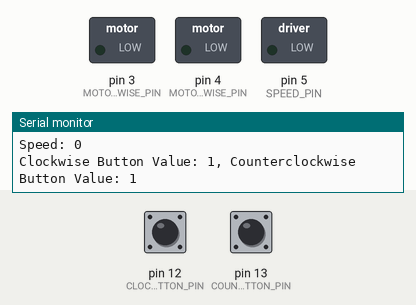
Simulated run of this sketch. Board: Arduino Uno, built with avr-gcc and run on an emulated ATmega328P. Shown: switched loads named in the sketch (green lamp = pin HIGH), the last lines printed to the serial monitor. The test bench sets the inputs (shaded band); at power-on: pin 12 (CLOCKWISE_BUTTON_PIN) HIGH, pin 13 (COUNTERCLOCKWISE_BUTTON_PIN) HIGH.

Above: at 1.2 s.
1.3 s: pin 12 (CLOCKWISE_BUTTON_PIN) pulled LOW for 0.15 s
At 1.7 s:
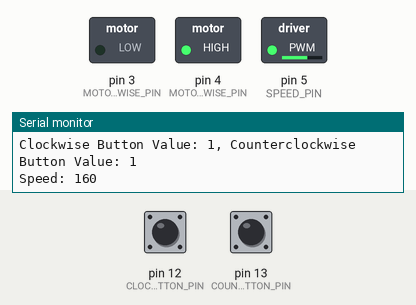
2.9 s: pin 13 (COUNTERCLOCKWISE_BUTTON_PIN) pulled LOW for 0.15 s
At 3.9 s:
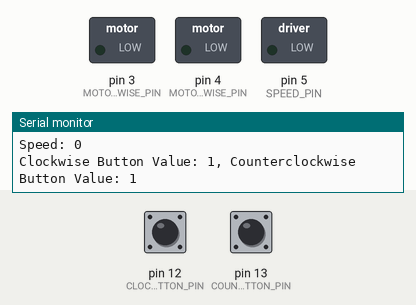
6.0 s: pin 13 (COUNTERCLOCKWISE_BUTTON_PIN) pulled LOW for 1 s
At 7.7 s:
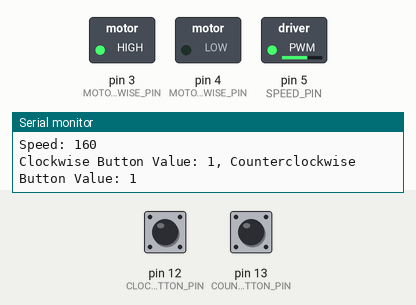
8.5 s: pin 12 (CLOCKWISE_BUTTON_PIN) pulled LOW for 1 s
At 9.8 s:
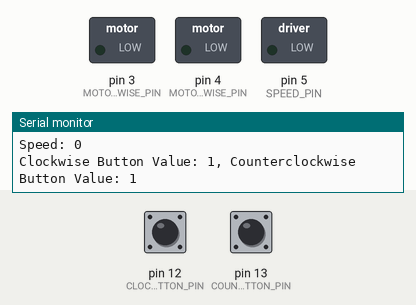
12.5 s: pin 12 (CLOCKWISE_BUTTON_PIN) pulsed LOW 5 times (0.12 s each, 0.3 s apart)
At 14.9 s:
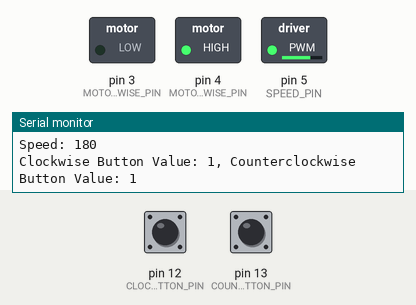
17.0 s: pin 12 (CLOCKWISE_BUTTON_PIN) pulsed LOW 5 times (0.12 s each, 0.3 s apart)
At 17.3 s:
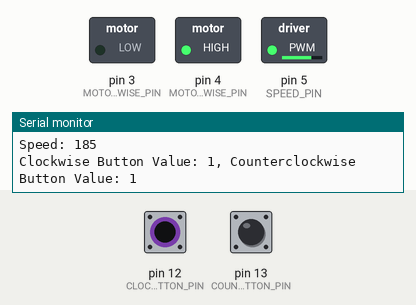
Timing chart, 0 to 20.0 s (numbered marks = the images above; inputs shaded):
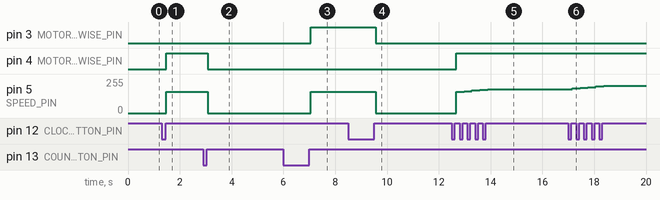

Measured:
- after the input at 1.3 s, pin 4 (MOTOR_CLOCKWISE_PIN): LOW → HIGH after 0.18 s; pin 5 (SPEED_PIN): 0/255 → 160/255 after 0.18 s
- after the input at 2.9 s, pin 4 (MOTOR_CLOCKWISE_PIN): HIGH → LOW after 0.18 s; pin 5 (SPEED_PIN): 160/255 → 0/255 after 0.18 s
- after the input at 6.0 s, pin 3 (MOTOR_COUNTERCLOCKWISE_PIN): LOW → HIGH after 1.1 s; pin 5 (SPEED_PIN): 0/255 → 160/255 after 1.1 s
- after the input at 8.5 s, pin 3 (MOTOR_COUNTERCLOCKWISE_PIN): HIGH → LOW after 1.1 s; pin 5 (SPEED_PIN): 160/255 → 0/255 after 1.1 s
- after the input at 12.5 s, pin 4 (MOTOR_CLOCKWISE_PIN): LOW → HIGH after 0.17 s; pin 5 (SPEED_PIN): moves from 0/255 to 180/255 over 1.2 s, starting after 0.17 s
- after the input at 17.0 s, pin 5 (SPEED_PIN): moves from 180/255 to 205/255 over 1.2 s, starting after 0.15 s

The sketch:

son_40_-_Controlling_DC_Motor_Speed_Direction_with_Pushbutto.ino
```cpp
//We are controlling the speed and rotation of a DC motor using push buttons
//If we keep pushing a button, the speed will increase in the specified direction
//At some point, the DC motor will rotate the other way and increase in the other direction if the other button is to be pushed
//Declaring Variables
int CLOCKWISE_BUTTON_PIN = 12;
int COUNTERCLOCKWISE_BUTTON_PIN = 13;
int SPEED_PIN = 5;
int MOTOR_CLOCKWISE_PIN = 4;
int MOTOR_COUNTERCLOCKWISE_PIN = 3;
int CLOCKWISE_BUTTON_VALUE;
int COUNTERCLOCKWISE_BUTTON_VALUE;
int CLOCKWISE_BUTTON_VALUE_OLD;
int CLOCKWISE_BUTTON;
int SPEED;
int COUNTERCLOCKWISE_BUTTON_VALUE_OLD;
int SPEED_INCREASE_AND_DECREASE_VALUE = 5;
String CLOCKWISE_BUTTON_MESSAGE = "Clockwise Button Value: ";
String COUNTERCLOCKWISE_BUTTON_MESSAGE = "Counterclockwise Button Value: ";
String SPEED_MESSAGE = "Speed: ";
String COMMA = ", ";


void setup() {
  //Starting Serial Monitor
  Serial.begin(9600);

  //Setting initial speed
  SPEED = 0;

  //Starting Button Pins
  pinMode(CLOCKWISE_BUTTON_PIN, INPUT);
  pinMode(COUNTERCLOCKWISE_BUTTON_PIN, INPUT);

  //Starting Motor Pins
  pinMode(SPEED_PIN, OUTPUT);
  pinMode(MOTOR_CLOCKWISE_PIN, OUTPUT);
  pinMode(MOTOR_COUNTERCLOCKWISE_PIN, OUTPUT);

  //Giving the Buttons a starting voltage for the digital read
  digitalWrite(CLOCKWISE_BUTTON_PIN, OUTPUT);
  digitalWrite(COUNTERCLOCKWISE_BUTTON_PIN, OUTPUT);
}


void loop() {
  //Reading Button Values
  CLOCKWISE_BUTTON_VALUE = digitalRead(CLOCKWISE_BUTTON_PIN);
  COUNTERCLOCKWISE_BUTTON_VALUE = digitalRead(COUNTERCLOCKWISE_BUTTON_PIN);

  //Increasing the clockwise speed of the DC motor when the clockwise button is pressed
  if (CLOCKWISE_BUTTON_VALUE == 1 && CLOCKWISE_BUTTON_VALUE_OLD == 0) {
    SPEED = SPEED + SPEED_INCREASE_AND_DECREASE_VALUE;
  }
  //Meeting the if statement requirements
  CLOCKWISE_BUTTON_VALUE_OLD = CLOCKWISE_BUTTON_VALUE;


  //Increasing the counterclockwise speed of the DC motor when the counterclockwise button is pressed
  if (COUNTERCLOCKWISE_BUTTON_VALUE == 1 && COUNTERCLOCKWISE_BUTTON_VALUE_OLD == 0) {
    SPEED = SPEED - SPEED_INCREASE_AND_DECREASE_VALUE;
  }
  //Meeting the if statement requirements
  COUNTERCLOCKWISE_BUTTON_VALUE_OLD = COUNTERCLOCKWISE_BUTTON_VALUE;

  //Setting Max Speed Limit
  if (SPEED > 255) {
    SPEED = 255;
  }

  //Setting Max Speed Limit
  if (SPEED < -255) {
    SPEED = -255;
  }

  //Setting Min Speed Limit
  if (SPEED == 5) {
    SPEED = 160;
  }

  //Setting Min Speed Limit
  if (SPEED == -5) {
    SPEED = -160;
  }

  //Making the DC Motor stop when other button is pressed after going underneath min speed limit
  if (SPEED == 155) {
    SPEED = 0;
  }

  //Making the DC Motor stop when other button is pressed after going underneath min speed limit
  if (SPEED == -155) {
    SPEED = 0;
  }

  //Turning Motor on in clockwise direction with desired speed
  if (SPEED > 0) {
    digitalWrite(MOTOR_CLOCKWISE_PIN, HIGH);
    digitalWrite(MOTOR_COUNTERCLOCKWISE_PIN, LOW);
    analogWrite(SPEED_PIN, abs(SPEED));
  }

  //Turning Motor off if speed is zero
  if (SPEED == 0) {
    digitalWrite(MOTOR_CLOCKWISE_PIN, LOW);
    digitalWrite(MOTOR_COUNTERCLOCKWISE_PIN, LOW);
    analogWrite(SPEED_PIN, abs(SPEED));
  }

  //Turning Motor on in counterclockwise direction with desired speed
  if (SPEED < 0) {
    digitalWrite(MOTOR_CLOCKWISE_PIN, LOW);
    digitalWrite(MOTOR_COUNTERCLOCKWISE_PIN, HIGH);
    analogWrite(SPEED_PIN, abs(SPEED));
  }

  //Printing
  Serial.print(CLOCKWISE_BUTTON_MESSAGE);
  Serial.print(CLOCKWISE_BUTTON_VALUE);
  Serial.print(COMMA);
  Serial.print(COUNTERCLOCKWISE_BUTTON_MESSAGE);
  Serial.println(COUNTERCLOCKWISE_BUTTON_VALUE_OLD);
  Serial.print(SPEED_MESSAGE);
  Serial.println(abs(SPEED));
}
```
